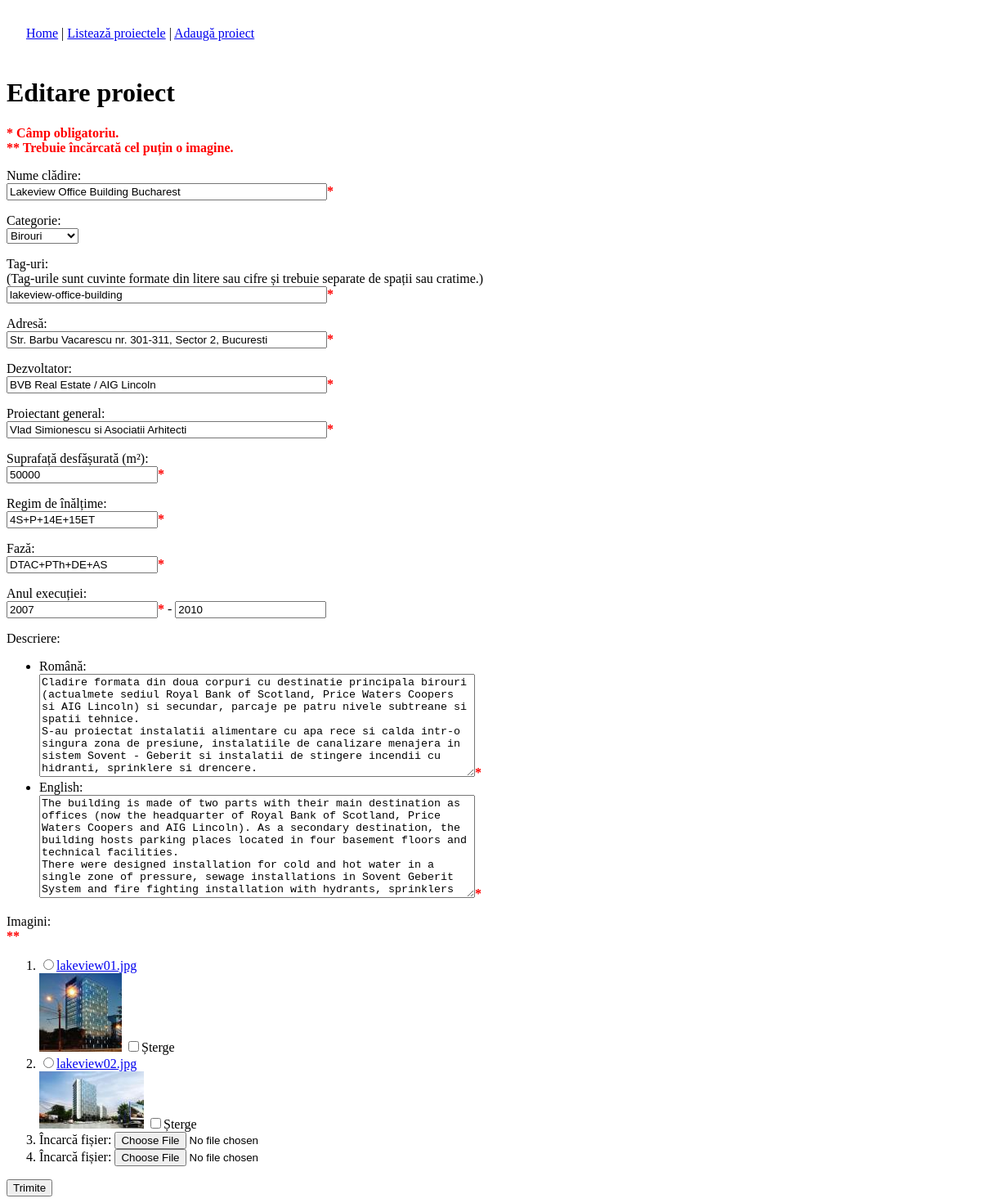
Page /admin/edit.php?id=48 on the earlier database version.
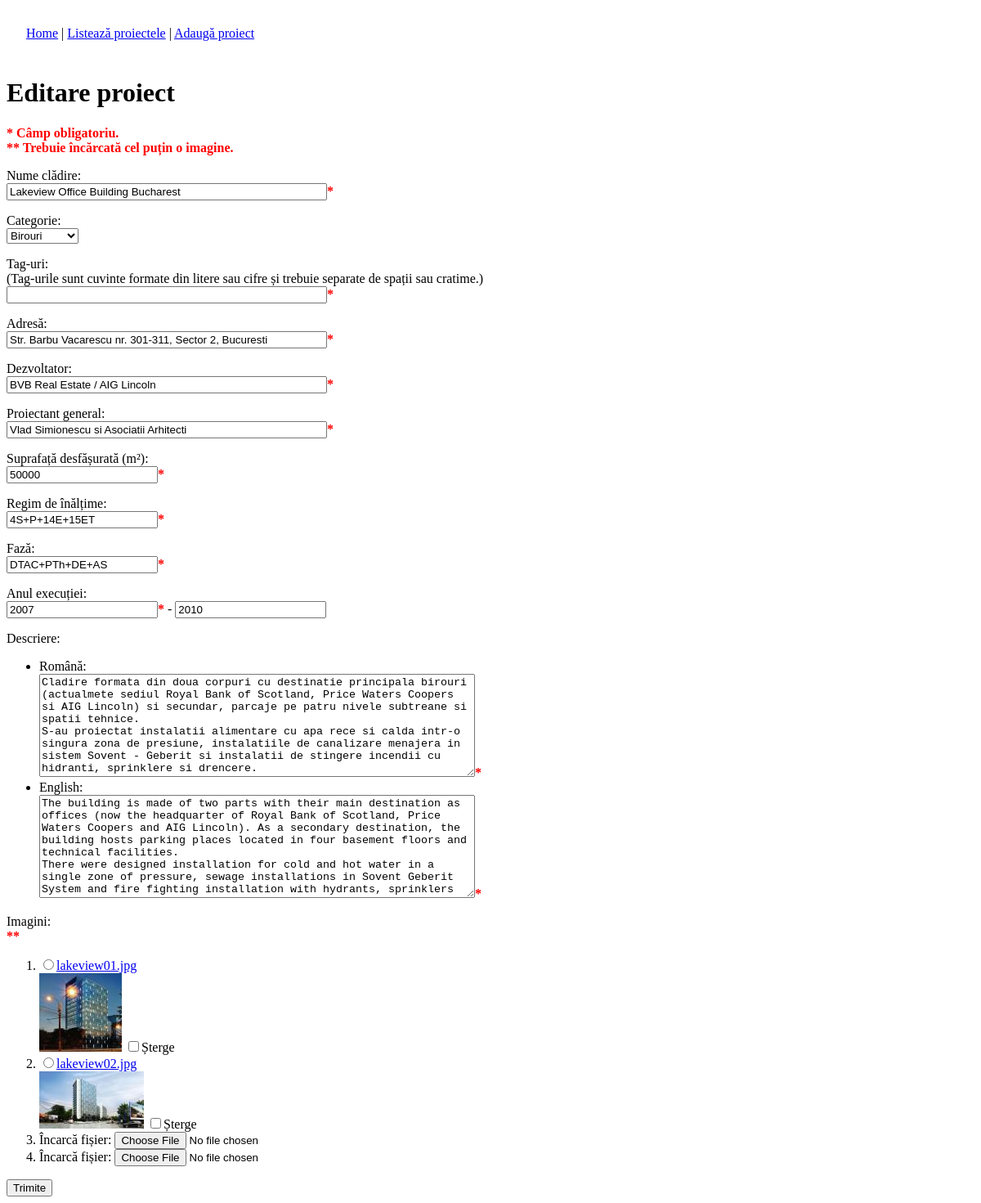
Same page on the later database version.
### tables this page shows
CREATE TABLE `portfolio` (
  `id` int(11) NOT NULL auto_increment,
  `name` varchar(128) NOT NULL,
  `category` enum('office','residential','hotel','industrial','commercial','restoration','hospital','other') NOT NULL,
  `tags` varchar(64) NOT NULL,
  `address` varchar(512) NOT NULL,
  `developer` varchar(128) NOT NULL,
  `chief_architect` varchar(128) NOT NULL,
  `whole_area` int(11) default NULL,
  `height` varchar(128) NOT NULL,
  `phase` varchar(128) NOT NULL,
  `year_begin` year(4) default NULL,
  `year_end` year(4) default NULL,
  `description` text NOT NULL,
  `images` varchar(512) NOT NULL,
  PRIMARY KEY  (`id`)
);

### Content.class.php (called while the page is built, shortened)
<?php
class Content
{
	protected $db;
	protected $languages;
	protected $content;
	protected $lang;
	public function __construct($namespace)
	{
		try {
			$this->db = SingletonDB::connect();
			if( !($result = $this->db->query("SELECT * FROM `languages`")) )
				throw new DBException('query');
			while($row = $result->fetch_assoc())
			{
				$this->languages[$row['code']]['name'] = $row['name'];
				$this->languages[$row['code']]['img'] = $row['image'];
			}
			$matchedLang = $this->matchLanguage();
			if(isset($_GET['lang']))
			{
				$lang = $this->processLangCode($_GET['lang']);
				$this->lang = $lang;
				if($lang != $matchedLang)
				{
					setcookie("language", $lang, time() + 30*24*60*60, '/', '.'.SITE_DOMAIN);
				}
				else
				{
					setcookie("language", $lang, time() - 3600, '/', '.'.SITE_DOMAIN);
				}
			}
			else if(isset($_COOKIE['language']))
			{
				$this->lang = $this->processLangCode($_COOKIE['language']);
			}
			else
			{
				$this->lang = $matchedLang;
			}
			if( !($result = $this->db->query("SELECT * FROM `content` WHERE namespace = 'common' OR namespace = '"
					. $this->db->escape_string($namespace) . "'")) )
				throw new DBException('query');
			while($row = $result->fetch_assoc())
			{
				$this->content[$row['name']] = json_decode($row['value'], true);
			}
			if (! ($result = $this->db->query("SELECT category, COUNT(*) count FROM `portfolio` GROUP BY category")) )
				throw new DBException('query');
			while ($row = $result->fetch_assoc())
				$this->projectsCount[ $row['category'] ] = intval($row['count']);
		}
		catch(DBException $e) {
			echo $e->errorMessage();
			die();
		}
	}
	public function __get($name)
	{
		if(isset($this->content[$name]))
			return $this->content[$name][$this->lang];
		else
			return null;
	}
	public function matchLanguage()
	{
		$pattern = '/^(?P<primarytag>[a-zA-Z]{2,8})'.
    '(?:-(?P<subtag>[a-zA-Z]{2,8}))?(?:(?:;q=)'.
    '(?P<quantifier>\d\.\d))?$/';
		foreach (explode(',', $_SERVER['HTTP_ACCEPT_LANGUAGE']) as $lang)
		{
			$splits = array();
			if (preg_match($pattern, $lang, $splits))
			{
				$language = $splits['primarytag'];
				if(isset($this->languages[$language]))
					return $language;
			}
			else
				return 'en';
		}
		return 'en';
	}
	public function getProject($id, $fullInfo = false)
	{
		$id = intval(filter_var($id, FILTER_SANITIZE_NUMBER_INT));
		$result = $this->db->query(
			"SELECT * from `portfolio` WHERE id = " . $id);
		$row = $result->fetch_assoc();
		$row['category_code'] = $row['category'];
		switch($row['category_code'])
		{
		case 'office':
			$row['category'] = $this->project_category_office;
			break;
		}
		$descriptions = json_decode($row['description'], true);
		$row['description'] = $descriptions[$this->lang];
		if($fullInfo)
			$row['descriptions'] = $descriptions;
		$images = json_decode($row['images'], true);
		$row['images'] = $images;
		return $row;
	}
}

### SingletonDB.class.php (called while the page is built, shortened)
<?php
class SingletonDB
{
	private static $connection;
	public static function connect()
	{
		if(!isset(self::$connection))
		{
			self::$connection = new mysqli(ADDRESS, USERNAME, PASSWORD, DATABASE);
		}
		return self::$connection;
	}
}
?>

### admin/edit.php (the view, shortened to what the changed rows need)
<?php
require_once('../Content.class.php');
if(isset($_GET['id']))
	$id = $_GET['id'];
else if(isset($_POST['id']))
	$id = $_POST['id'];
else
	$id = null;
$dbContent = new Content('common');
$languages = $dbContent->getLanguages();
if(isset($_POST['submited']))
{
	$project['name'] = $_POST['name'];
	$project['category_code'] = $_POST['category_code'];
	$project['tags'] =  urlencode(str_replace(' ', '-',
				trim($_POST['tags'])));
	$project['address'] = $_POST['address'];
	$project['developer'] = $_POST['developer'];
	$project['chief_architect'] = $_POST['chief_architect'];
	$project['whole_area'] = (empty($_POST['whole_area']) ? 'NULL' : $_POST['whole_area']);
	$project['height'] = $_POST['height'];
	$project['phase'] = $_POST['phase'];
	$project['year_begin'] = (empty($_POST['year_begin']) ? 'NULL' : $_POST['year_begin']);
	$project['year_end'] = (empty($_POST['year_end']) ? 'NULL' : $_POST['year_end']);
	foreach($languages as $code => $value)
	{
		$project['descriptions'][$code] = stripslashes($_POST['description_'. $code]);
	}
	if(isset($_POST['default_img']))
		$project['images'][] = $_POST['default_img'];
	for($i = 0; $i < PICTS_PER_PRJ; $i++)
	{
		if(isset($_POST["img_$i"]) && !isset($_POST["del_$i"])
				&& $_POST["img_$i"] != $_POST['default_img'])
			$project['images'][] = $_POST["img_$i"];
		if(!isset($_POST["del_$i"]))
			continue;
		deleteImage($_POST["del_$i"]);
	}
	try {
	foreach($_FILES as $file)
	{
		if($file['error'] == 4)
			continue;
		if($file['error'] != 0)
			throw new FileUploadException($file['error']);
		$filename = $file['name'];
		if (file_exists('../images/portfolio/'. $filename))
			throw new FileUploadException(-1);
		else
		{
			move_uploaded_file($file["tmp_name"],
				'../images/portfolio/'. $filename);
			$thumbImg = new SimpleImage();
			$thumbImg->load('../images/portfolio/'. $filename);
			$thumbImg->saveThumbnail('../images/portfolio/'.
				getThumbFileName($filename), 128, 96);
		}
		$project['images'][] = $file['name'];
	}
	}
	catch(FileUploadException $e) {
		echo $e->errorMessage();
	}
	if($id == null)
	{
		Content::insertProject($project);
	}
	else
	{
		Content::updateProject($id, $project);
	}
	header('Location: list.php');
}
else
{
	if($id == null)
	{
		$project['name'] = '';
		$project['category_code'] = 'office';
		$project['tags'] = '';
		$project['address'] = '';
		$project['developer'] = '';
		$project['chief_architect'] = '';
		$project['whole_area'] = '';
		$project['height'] = '';
		$project['phase'] = '';
		$project['year_begin'] = '';
		$project['year_end'] = '';
		foreach($languages as $code => $value)
		{
			$project['descriptions'][$code] = '';
		}
		$project['images'] =  array();
	}
	else
	{
		$project = $dbContent->getProject($id, true);
	}
}
?>
<!DOCTYPE html PUBLIC "-//W3C//DTD XHTML 1.0 Strict//EN" "http://www.w3.org/TR/xhtml1/DTD/xhtml1-strict.dtd">
<html xmlns="http://www.w3.org/1999/xhtml">
<head>
<link href="../css/admin.css" rel="stylesheet" type="text/css" />
</head>
<body>
<?php
	if($id == null)
		echo "<h1>Adăugare proiect</h1>";
	else
		echo "<h1>Editare proiect</h1>";
	echo '<form action="edit.php" method="post" enctype="multipart/form-data">
	<input type="hidden" name="submited" id="submited" />
	';
	echo '
	<p><label for="name">Nume clădire: <br /></label>
	<input type="text" name="name" id="name" value="'. $project['name']. '" class="long-field" /><span class="mandatory">*</span></p>
	<p><label for="category_code">Categorie: <br /></label>
	<select name="category_code" id="category_code">
		<option value="office"'.
			($project['category_code']=='office' ? ' selected="selected"' : ''). '>Birouri</option>
		<option value="residential"'.
			($project['category_code']=='residential' ? ' selected="selected"' : ''). '>Rezidențial</option>
		<option value="hotel"'.
			($project['category_code']=='hotel' ? ' selected="selected"' : ''). '>Hotel</option>
		<option value="industrial"'.
			($project['category_code']=='industrial' ? ' selected="selected"' : ''). '>Industrial</option>
		<option value="commercial"'.
			($project['category_code']=='commercial' ? ' selected="selected"' : ''). '>Comercial</option>
		<option value="restoration"'.
			($project['category_code']=='restoration' ? ' selected="selected"' : ''). '>Restaurări</option>
		<option value="hospital"'.
			($project['category_code']=='hospital' ? ' selected="selected"' : ''). '>Spitale</option>
		<option value="other"'.
			($project['category_code']=='other' ? ' selected="selected"' : ''). '>Diverse</option>
	</select></p>
	<p><label for="tags">Tag-uri: <br />(Tag-urile sunt cuvinte formate din litere sau cifre și trebuie separate de spații sau cratime.)<br /></label>
	<input type="text" name="tags" id="tags" value="'. $project['tags']. '" class="long-field" /><span class="mandatory">*</span></p>
	<p><label for="address">Adresă: <br /></label>
	<input type="text" name="address" id="address" value="'. $project['address']. '" class="long-field" /><span class="mandatory">*</span></p>
	<p><label for="developer">Dezvoltator: <br /></label>
	<input type="text" name="developer" id="developer" value="'. $project['developer']. '" class="long-field" /><span class="mandatory">*</span></p>
	<p><label for="chief_architect">Proiectant general: <br /></label>
	<input type="text" name="chief_architect" id="chief_architect" value="'. $project['chief_architect']. '" class="long-field" /><span class="mandatory">*</span></p>
	<p><label for="whole_area">Suprafață desfășurată (m&sup2;): <br /></label>
	<input type="text" name="whole_area" id="whole_area" value="'. $project['whole_area']. '" /><span class="mandatory">*</span></p>
	<p><label for="height">Regim de înălțime: <br /></label>
	<input type="text" name="height" id="height" value="'. $project['height']. '" /><span class="mandatory">*</span></p>
	<p><label for="phase">Fază: <br /></label>
	<input type="text" name="phase" id="phase" value="'. $project['phase']. '" /><span class="mandatory">*</span></p>
	<p><label for="year_begin">Anul execuției: <br /></label>
	<input type="text" name="year_begin" id="year_begin" value="'. $project['year_begin']. '" /><span class="mandatory">*</span> - <input type="text" name="year_end" id="year_end" value="'. $project['year_end']. '" /></p>
	<p><label>Descriere: <br /></label><ul>
		';
	echo '
	</ul></p>
	<p><label>Imagini: <br /></label><span class="mandatory">**</span><ol>
		';
	echo '
	</ol>
	<input type="submit" value="Trimite" />
</form>
';
?>
</body>
</html>

Differences in the rows shown:
changed portfolio "Lakeview Office Building Bucharest": tags "lakeview-office-building" → (not shown)
